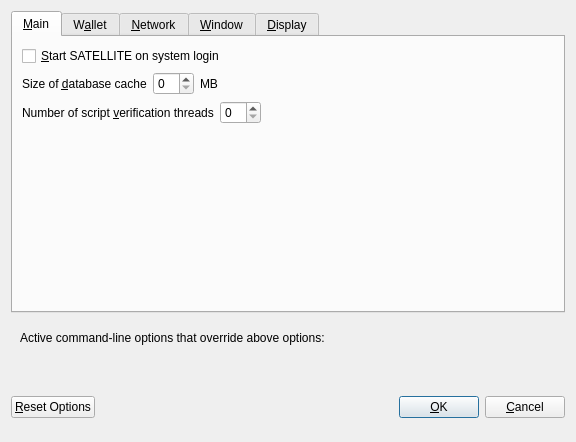
<?xml version="1.0" encoding="UTF-8"?>
<ui version="4.0">
 <class>OptionsDialog</class>
 <widget class="QDialog" name="OptionsDialog">
  <property name="geometry">
   <rect>
    <x>0</x>
    <y>0</y>
    <width>576</width>
    <height>442</height>
   </rect>
  </property>
  <property name="windowTitle">
   <string>Options</string>
  </property>
  <property name="modal">
   <bool>true</bool>
  </property>
  <layout class="QVBoxLayout" name="verticalLayout">
   <item>
    <widget class="QTabWidget" name="tabWidget">
     <property name="currentIndex">
      <number>0</number>
     </property>
     <widget class="QWidget" name="tabMain">
      <attribute name="title">
       <string>&amp;Main</string>
      </attribute>
      <layout class="QVBoxLayout" name="verticalLayout_Main">
       <item>
        <widget class="QCheckBox" name="bitcoinAtStartup">
         <property name="toolTip">
          <string>Automatically start SATELLITE after logging in to the system.</string>
         </property>
         <property name="text">
          <string>&amp;Start SATELLITE on system login</string>
         </property>
        </widget>
       </item>
       <item>
        <layout class="QHBoxLayout" name="horizontalLayout_2_Main">
         <item>
          <widget class="QLabel" name="databaseCacheLabel">
           <property name="text">
            <string>Size of &amp;database cache</string>
           </property>
           <property name="textFormat">
            <enum>Qt::PlainText</enum>
           </property>
           <property name="buddy">
            <cstring>databaseCache</cstring>
           </property>
          </widget>
         </item>
         <item>
          <widget class="QSpinBox" name="databaseCache"/>
         </item>
         <item>
          <widget class="QLabel" name="databaseCacheUnitLabel">
           <property name="text">
            <string>MB</string>
           </property>
           <property name="textFormat">
            <enum>Qt::PlainText</enum>
           </property>
          </widget>
         </item>
         <item>
          <spacer name="horizontalSpacer_2_Main">
           <property name="orientation">
            <enum>Qt::Horizontal</enum>
           </property>
           <property name="sizeHint" stdset="0">
            <size>
             <width>40</width>
             <height>20</height>
            </size>
           </property>
          </spacer>
         </item>
        </layout>
       </item>
       <item>
        <layout class="QHBoxLayout" name="horizontalLayout_3_Main">
         <item>
          <widget class="QLabel" name="threadsScriptVerifLabel">
           <property name="text">
            <string>Number of script &amp;verification threads</string>
           </property>
           <property name="textFormat">
            <enum>Qt::PlainText</enum>
           </property>
           <property name="buddy">
            <cstring>threadsScriptVerif</cstring>
           </property>
          </widget>
         </item>
         <item>
          <widget class="QSpinBox" name="threadsScriptVerif">
           <property name="toolTip">
            <string>(0 = auto, &lt;0 = leave that many cores free)</string>
           </property>
          </widget>
         </item>
         <item>
          <spacer name="horizontalSpacer_3_Main">
           <property name="orientation">
            <enum>Qt::Horizontal</enum>
           </property>
           <property name="sizeHint" stdset="0">
            <size>
             <width>40</width>
             <height>20</height>
            </size>
           </property>
          </spacer>
         </item>
        </layout>
       </item>
       <item>
        <spacer name="verticalSpacer_2">
         <property name="orientation">
          <enum>Qt::Vertical</enum>
         </property>
         <property name="sizeHint" stdset="0">
          <size>
           <width>20</width>
           <height>40</height>
          </size>
         </property>
        </spacer>
       </item>
      </layout>
     </widget>
     <widget class="QWidget" name="tabWallet">
      <attribute name="title">
       <string>W&amp;allet</string>
      </attribute>
      <layout class="QVBoxLayout" name="verticalLayout_Wallet">
       <item>
        <layout class="QHBoxLayout" name="horizontalLayout_2_Wallet">
         <item>
          <widget class="QLabel" name="labelStakeSplitThresholdText">
           <property name="text">
            <string>Stake split threshold:</string>
           </property>
          </widget>
         </item>
         <item>
          <widget class="QSpinBox" name="spinBoxStakeSplitThreshold">
           <property name="minimum">
            <number>1</number>
           </property>
           <property name="maximum">
            <number>999999</number>
           </property>
          </widget>
         </item>
        </layout>
       </item>
       <item>
        <widget class="QGroupBox" name="groupBox">
         <property name="title">
          <string>Expert</string>
         </property>
         <layout class="QVBoxLayout" name="verticalLayout_2">
          <item>
           <widget class="QCheckBox" name="coinControlFeatures">
            <property name="toolTip">
             <string>Whether to show coin control features or not.</string>
            </property>
            <property name="text">
             <string>Enable coin &amp;control features</string>
            </property>
           </widget>
          </item>
          <item>
           <widget class="QCheckBox" name="showMasternodesTab">
            <property name="toolTip">
             <string>Show additional tab listing all your masternodes in first sub-tab&lt;br/&gt;and all masternodes on the network in second sub-tab.</string>
            </property>
            <property name="text">
             <string>Show Masternodes Tab</string>
            </property>
           </widget>
          </item>
          <item>
           <widget class="QCheckBox" name="spendZeroConfChange">
            <property name="toolTip">
             <string>If you disable the spending of unconfirmed change, the change from a transaction&lt;br/&gt;cannot be used until that transaction has at least one confirmation.&lt;br/&gt;This also affects how your balance is computed.</string>
            </property>
            <property name="text">
             <string>&amp;Spend unconfirmed change</string>
            </property>
           </widget>
          </item>
         </layout>
        </widget>
       </item>
       <item>
        <spacer name="verticalSpacer_Wallet">
         <property name="orientation">
          <enum>Qt::Vertical</enum>
         </property>
         <property name="sizeHint" stdset="0">
          <size>
           <width>20</width>
           <height>40</height>
          </size>
         </property>
        </spacer>
       </item>
      </layout>
     </widget>
     <widget class="QWidget" name="tabNetwork">
      <attribute name="title">
       <string>&amp;Network</string>
      </attribute>
      <layout class="QVBoxLayout" name="verticalLayout_Network">
       <item>
        <widget class="QCheckBox" name="mapPortUpnp">
         <property name="toolTip">
          <string>Automatically open the SATELLITE client port on the router. This only works when your router supports UPnP and it is enabled.</string>
         </property>
         <property name="text">
          <string>Map port using &amp;UPnP</string>
         </property>
        </widget>
       </item>
       <item>
        <widget class="QCheckBox" name="allowIncoming">
         <property name="toolTip">
          <string>Accept connections from outside</string>
         </property>
         <property name="text">
          <string>Allow incoming connections</string>
         </property>
        </widget>
       </item>
       <item>
        <widget class="QCheckBox" name="connectSocks">
         <property name="toolTip">
          <string>Connect to the SATELLITE network through a SOCKS5 proxy.</string>
         </property>
         <property name="text">
          <string>&amp;Connect through SOCKS5 proxy (default proxy):</string>
         </property>
        </widget>
       </item>
       <item>
        <layout class="QHBoxLayout" name="horizontalLayout_1_Network">
         <item>
          <widget class="QLabel" name="proxyIpLabel">
           <property name="text">
            <string>Proxy &amp;IP:</string>
           </property>
           <property name="textFormat">
            <enum>Qt::PlainText</enum>
           </property>
           <property name="buddy">
            <cstring>proxyIp</cstring>
           </property>
          </widget>
         </item>
         <item>
          <widget class="QValidatedLineEdit" name="proxyIp">
           <property name="minimumSize">
            <size>
             <width>140</width>
             <height>0</height>
            </size>
           </property>
           <property name="maximumSize">
            <size>
             <width>140</width>
             <height>16777215</height>
            </size>
           </property>
           <property name="toolTip">
            <string>IP address of the proxy (e.g. IPv4: 127.0.0.1 / IPv6: ::1)</string>
           </property>
          </widget>
         </item>
         <item>
          <widget class="QLabel" name="proxyPortLabel">
           <property name="text">
            <string>&amp;Port:</string>
           </property>
           <property name="textFormat">
            <enum>Qt::PlainText</enum>
           </property>
           <property name="buddy">
            <cstring>proxyPort</cstring>
           </property>
          </widget>
         </item>
         <item>
          <widget class="QLineEdit" name="proxyPort">
           <property name="minimumSize">
            <size>
             <width>55</width>
             <height>0</height>
            </size>
           </property>
           <property name="maximumSize">
            <size>
             <width>55</width>
             <height>16777215</height>
            </size>
           </property>
           <property name="toolTip">
            <string>Port of the proxy (e.g. 9050)</string>
           </property>
          </widget>
         </item>
         <item>
          <spacer name="horizontalSpacer_1_Network">
           <property name="orientation">
            <enum>Qt::Horizontal</enum>
           </property>
           <property name="sizeHint" stdset="0">
            <size>
             <width>40</width>
             <height>20</height>
            </size>
           </property>
          </spacer>
         </item>
        </layout>
       </item>
       <item>
        <spacer name="verticalSpacer_Network">
         <property name="orientation">
          <enum>Qt::Vertical</enum>
         </property>
         <property name="sizeHint" stdset="0">
          <size>
           <width>20</width>
           <height>40</height>
          </size>
         </property>
        </spacer>
       </item>
      </layout>
     </widget>
     <widget class="QWidget" name="tabWindow">
      <attribute name="title">
       <string>&amp;Window</string>
      </attribute>
      <layout class="QVBoxLayout" name="verticalLayout_Window">
       <item>
        <widget class="QCheckBox" name="minimizeToTray">
         <property name="toolTip">
          <string>Show only a tray icon after minimizing the window.</string>
         </property>
         <property name="text">
          <string>&amp;Minimize to the tray instead of the taskbar</string>
         </property>
        </widget>
       </item>
       <item>
        <widget class="QCheckBox" name="minimizeOnClose">
         <property name="toolTip">
          <string>Minimize instead of exit the application when the window is closed. When this option is enabled, the application will be closed only after selecting Quit in the menu.</string>
         </property>
         <property name="text">
          <string>M&amp;inimize on close</string>
         </property>
        </widget>
       </item>
       <item>
        <spacer name="verticalSpacer_Window">
         <property name="orientation">
          <enum>Qt::Vertical</enum>
         </property>
         <property name="sizeHint" stdset="0">
          <size>
           <width>20</width>
           <height>40</height>
          </size>
         </property>
        </spacer>
       </item>
      </layout>
     </widget>
     <widget class="QWidget" name="tabDisplay">
      <attribute name="title">
       <string>&amp;Display</string>
      </attribute>
      <layout class="QVBoxLayout" name="verticalLayout_Display">
       <item>
        <layout class="QHBoxLayout" name="horizontalLayout_1_Display">
         <item>
          <widget class="QLabel" name="langLabel">
           <property name="text">
            <string>User Interface &amp;language:</string>
           </property>
           <property name="textFormat">
            <enum>Qt::PlainText</enum>
           </property>
           <property name="buddy">
            <cstring>lang</cstring>
           </property>
          </widget>
         </item>
         <item>
          <widget class="QValueComboBox" name="lang">
           <property name="toolTip">
            <string>The user interface language can be set here. This setting will take effect after restarting SATELLITE.</string>
           </property>
          </widget>
         </item>
        </layout>
       </item>
       <item>
        <widget class="Line" name="line">
         <property name="orientation">
          <enum>Qt::Horizontal</enum>
         </property>
        </widget>
       </item>
       <item>
        <layout class="QHBoxLayout" name="horizontalLayout_2_Display">
         <item>
          <widget class="QLabel" name="unitLabel">
           <property name="text">
            <string>&amp;Unit to show amounts in:</string>
           </property>
           <property name="textFormat">
            <enum>Qt::PlainText</enum>
           </property>
           <property name="buddy">
            <cstring>unit</cstring>
           </property>
          </widget>
         </item>
         <item>
          <widget class="QValueComboBox" name="unit">
           <property name="toolTip">
            <string>Choose the default subdivision unit to show in the interface and when sending coins.</string>
           </property>
          </widget>
         </item>
        </layout>
       </item>
       <item>
        <layout class="QHBoxLayout" name="horizontalLayout_5_Display">
         <item>
          <widget class="QLabel" name="digitsLabel">
           <property name="text">
            <string>Decimal digits</string>
           </property>
          </widget>
         </item>
         <item>
          <widget class="QValueComboBox" name="digits"/>
         </item>
        </layout>
       </item>
       <item>
        <layout class="QHBoxLayout" name="horizontalLayout_3_Display">
         <item>
          <widget class="QLabel" name="thirdPartyTxUrlsLabel">
           <property name="toolTip">
            <string>Third party URLs (e.g. a block explorer) that appear in the transactions tab as context menu items. %s in the URL is replaced by transaction hash. Multiple URLs are separated by vertical bar |.</string>
           </property>
           <property name="text">
            <string>Third party transaction URLs</string>
           </property>
           <property name="buddy">
            <cstring>thirdPartyTxUrls</cstring>
           </property>
          </widget>
         </item>
         <item>
          <widget class="QLineEdit" name="thirdPartyTxUrls">
           <property name="toolTip">
            <string>Third party URLs (e.g. a block explorer) that appear in the transactions tab as context menu items. %s in the URL is replaced by transaction hash. Multiple URLs are separated by vertical bar |.</string>
           </property>
          </widget>
         </item>
        </layout>
       </item>
       <item>
        <spacer name="verticalSpacer">
         <property name="orientation">
          <enum>Qt::Vertical</enum>
         </property>
         <property name="sizeHint" stdset="0">
          <size>
           <width>20</width>
           <height>40</height>
          </size>
         </property>
        </spacer>
       </item>
      </layout>
     </widget>
    </widget>
   </item>
   <item>
    <widget class="QFrame" name="frame">
     <layout class="QVBoxLayout" name="verticalLayout_Bottom">
      <item>
       <layout class="QHBoxLayout" name="horizontalLayout_Bottom">
        <item>
         <widget class="QLabel" name="overriddenByCommandLineInfoLabel">
          <property name="text">
           <string>Active command-line options that override above options:</string>
          </property>
          <property name="textFormat">
           <enum>Qt::PlainText</enum>
          </property>
         </widget>
        </item>
        <item>
         <spacer name="horizontalSpacer_Bottom">
          <property name="orientation">
           <enum>Qt::Horizontal</enum>
          </property>
          <property name="sizeHint" stdset="0">
           <size>
            <width>40</width>
            <height>20</height>
           </size>
          </property>
         </spacer>
        </item>
       </layout>
      </item>
      <item>
       <widget class="QLabel" name="overriddenByCommandLineLabel">
        <property name="text">
         <string/>
        </property>
        <property name="textFormat">
         <enum>Qt::PlainText</enum>
        </property>
        <property name="wordWrap">
         <bool>true</bool>
        </property>
       </widget>
      </item>
     </layout>
    </widget>
   </item>
   <item>
    <layout class="QHBoxLayout" name="horizontalLayout_Buttons">
     <item>
      <widget class="QPushButton" name="resetButton">
       <property name="toolTip">
        <string>Reset all client options to default.</string>
       </property>
       <property name="text">
        <string>&amp;Reset Options</string>
       </property>
       <property name="autoDefault">
        <bool>false</bool>
       </property>
      </widget>
     </item>
     <item>
      <spacer name="horizontalSpacer_1">
       <property name="orientation">
        <enum>Qt::Horizontal</enum>
       </property>
       <property name="sizeHint" stdset="0">
        <size>
         <width>40</width>
         <height>48</height>
        </size>
       </property>
      </spacer>
     </item>
     <item>
      <widget class="QLabel" name="statusLabel">
       <property name="minimumSize">
        <size>
         <width>200</width>
         <height>0</height>
        </size>
       </property>
       <property name="font">
        <font>
         <weight>75</weight>
         <bold>true</bold>
        </font>
       </property>
       <property name="text">
        <string/>
       </property>
       <property name="textFormat">
        <enum>Qt::PlainText</enum>
       </property>
       <property name="wordWrap">
        <bool>true</bool>
       </property>
      </widget>
     </item>
     <item>
      <spacer name="horizontalSpacer_2">
       <property name="orientation">
        <enum>Qt::Horizontal</enum>
       </property>
       <property name="sizeHint" stdset="0">
        <size>
         <width>40</width>
         <height>48</height>
        </size>
       </property>
      </spacer>
     </item>
     <item>
      <widget class="QPushButton" name="okButton">
       <property name="text">
        <string>&amp;OK</string>
       </property>
       <property name="autoDefault">
        <bool>false</bool>
       </property>
       <property name="default">
        <bool>true</bool>
       </property>
      </widget>
     </item>
     <item>
      <widget class="QPushButton" name="cancelButton">
       <property name="text">
        <string>&amp;Cancel</string>
       </property>
       <property name="autoDefault">
        <bool>false</bool>
       </property>
      </widget>
     </item>
    </layout>
   </item>
  </layout>
 </widget>
 <customwidgets>
  <customwidget>
   <class>QValidatedLineEdit</class>
   <extends>QLineEdit</extends>
   <header>qvalidatedlineedit.h</header>
  </customwidget>
  <customwidget>
   <class>QValueComboBox</class>
   <extends>QComboBox</extends>
   <header>qvaluecombobox.h</header>
  </customwidget>
 </customwidgets>
 <resources/>
 <connections/>
</ui>
